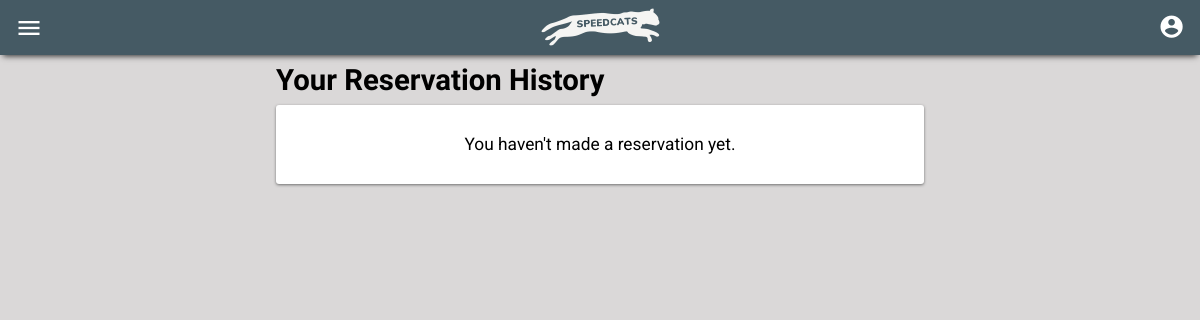
/inventory/history/ (signed in), run on an earlier commit of the app's database.
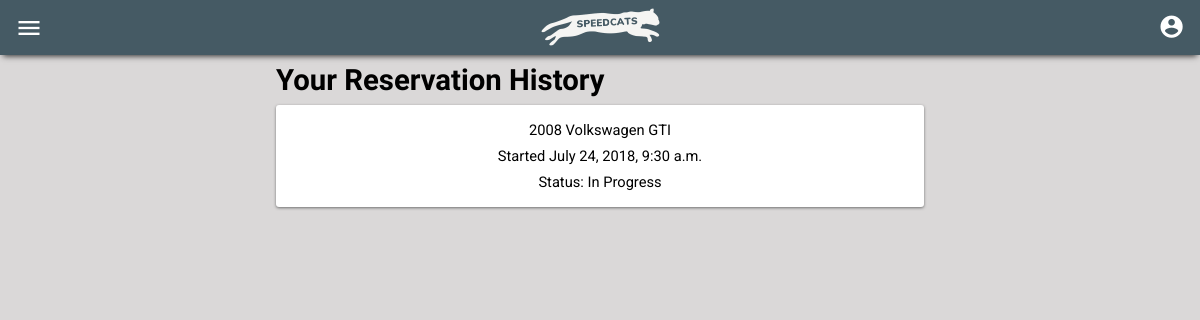
And on a later commit of the database.
### inventory/models.py (models this page shows, shortened)
class Reservation(models.Model):
	user = models.ForeignKey(settings.AUTH_USER_MODEL, on_delete=models.CASCADE, related_name="reservations")
	vehicle = models.ForeignKey(Vehicle, on_delete=models.CASCADE)
	pick_up_time = models.DateTimeField(blank=False, null=False)
	pick_up_location = models.ForeignKey(Store, on_delete=models.CASCADE, related_name='pick_up_store')
	drop_off_time = models.DateTimeField(blank=False, null=False)
	drop_off_location = models.ForeignKey(Store, on_delete=models.CASCADE, related_name='drop_off_store')
	subtotal = models.DecimalField(max_digits=8, decimal_places=2, null=True)
	tax = models.DecimalField(max_digits=8, decimal_places=2, null=True)
	total = models.DecimalField(max_digits=8, decimal_places=2, null=True)
	miles_driven = models.IntegerField(null=True, blank=True)
	@property
	def status(self):
		pick_up_time = self.pick_up_time
		drop_off_time = self.drop_off_time
		now = datetime.datetime.utcnow().replace(tzinfo=pytz.UTC)
		if pick_up_time > now:
			return 'Upcoming'
		elif drop_off_time > now:
			return 'In Progress'
		elif now > drop_off_time:
			return 'Completed'

class Vehicle(models.Model):
	status_choices = (
		('m', 'Maintenance'),
		('a', 'Available'),
		('r', 'Reserved'),
	)
	vehicle_type_choices = (
		('c', 'Car'),
		('s', 'SUV'),
		('t', 'Truck'),
	)
	engine_type_choices = (
		('i4', 'Inline 4'),
		('i6', 'Inline 6'),
		('v4', 'V4'),
		('v6', 'V6'),
		('v8', 'V8'),
		('w8', 'W8'),
		('vr6', 'VR6'),
		('e', 'Electric'),
		('h', 'Hybrid'),
	)
	VIN = models.CharField(max_length=17)
	store = models.ForeignKey(Store, on_delete=models.CASCADE)
	year = models.IntegerField()
	make = models.CharField(max_length=30)
	model = models.CharField(max_length=30)
	color = models.CharField(max_length=10)
	mileage = models.IntegerField()
	image = models.ImageField(upload_to="vehicle_photos", blank=True)
	gas_mileage = models.IntegerField(null=True, blank=True)
	engine_size = models.DecimalField(max_digits=2, decimal_places=1, null=True, blank=True)
	engine_type = models.CharField(
		max_length=3,
		choices=engine_type_choices,
		default='i4',
	)
	storage_space = models.IntegerField(null=True, blank=True)
	horsepower = models.IntegerField(null=True, blank=True)
	price = models.DecimalField(max_digits=8, decimal_places=2, default=85.99)
	status = models.CharField(
		max_length=1,
		choices=status_choices,
		default='a',
	)
	vehicle_type = models.CharField(
		max_length=1,
		choices=vehicle_type_choices,
		default='c',
	)
	def __str__(self):
		return str(self.year) + ' ' + self.make + ' ' + self.model

### inventory/views.py (the view)
# urls.py: path('history/', views.history, name="history"),
@login_required
def history(request):
	user = request.user
	reservations = Reservation.objects.filter(user=user)
	context = {
		"reservations":reservations
	}
	return render(request, 'inventory/history.html', context)

### inventory/templates/inventory/history.html (shortened to what this page needs)
{% extends "base_generic.html" %}
{% block content %}
    <h2 class="header" id="historyheader">Your Reservation History</h2>
    <ul id="reservationlist">
        {% for reservation in reservations %}
        <div>
            <a href="{% url 'inventory:reservation' reservation.id %}">
            <p class="reservationtime">{{ reservation.vehicle }}</p>
            {% if reservation.status != "Upcoming" %}
                <p class="reservationtime">Started {{ reservation.pick_up_time }}</p>
            {% endif %}
            <p class="reservationtime">Status: {{ reservation.status }}</p>
            </a>
        </div>
        {% empty %}
        <div>
            <p>You haven't made a reservation yet.</p>
        </div>
        {% endfor %}
    </ul>
{% endblock %}

What changed in the data, as far as the page shows it:
added Reservation: vehicle "2008 Volkswagen GTI", pick_up_time "July 24, 2018, 9:30 a.m.", status "In Progress"
Also different on the page:
text no longer shown: "You haven't made a reservation yet."
